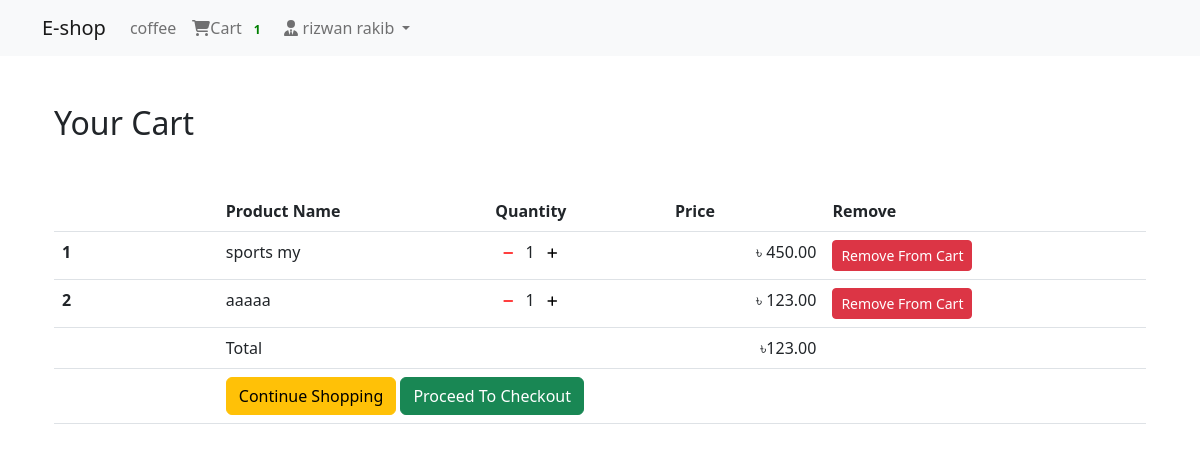
/shop/cart/ (signed in), run on the app's committed database.
### login_app/models.py (models this page shows, shortened)
class User(AbstractBaseUser, PermissionsMixin):
    email = models.EmailField(unique=True, null=False)
    is_staff = models.BooleanField(
        gettext_lazy('staff status'),  #
        default=False,
        help_text=gettext_lazy('desegnet whether the user can login this site')  # )
    )
    is_active = models.BooleanField(
        gettext_lazy('active'),  #
        default=True,
        help_text=gettext_lazy(
            'desegnation wheather this user should be terated as active.unselect this instead of deleting accounts')
    )
    USERNAME_FIELD = 'email'
    objects = MyUserManager()

class Profile(models.Model):
    user = models.OneToOneField(User, on_delete=models.CASCADE, related_name='profile')
    """hwre we have created one to one model relationship with User & Profile"""
    username = models.CharField(max_length=264, blank=True)
    full_name = models.CharField(max_length=264, blank=True)
    address_1 = models.TextField(max_length=300, blank=True)
    city = models.CharField(max_length=50, blank=True)
    zipcode = models.CharField(max_length=10, blank=True)
    country = models.CharField(max_length=50, blank=True)
    phone = models.CharField(max_length=50, blank=True)
    date_joined = models.DateTimeField(auto_now=True)

### order_app/models.py (models this page shows, shortened)
class Order(models.Model):
    orderitems = models.ManyToManyField(Cart)
    user = models.ForeignKey(settings.AUTH_USER_MODEL, on_delete=models.CASCADE)
    ordered = models.BooleanField(default=False)
    created = models.DateTimeField(auto_now_add=True)
    paymentId = models.CharField(max_length=264, blank=True, null=True)
    orderId = models.CharField(max_length=200, blank=True, null=True)
    def get_totals(self):
        total = 0
        for order_item in self.orderitems.all():
            total += float(order_item.get_total())
            return total

class Cart(models.Model):
    user = models.ForeignKey(settings.AUTH_USER_MODEL, on_delete=models.CASCADE, related_name='cart')
    item = models.ForeignKey(Product, on_delete=models.CASCADE)
    quantity = models.IntegerField(default=1)
    purchased = models.BooleanField(default=False)
    created = models.DateTimeField(auto_now_add=True)
    updated = models.DateTimeField(auto_now=True)
    def get_total(self):
        total = self.item.price * self.quantity
        float_total = format(total, '0.2f')
        return float_total

### shop_app/models.py (models this page shows, shortened)
class Product(models.Model):
    mainimage = models.ImageField(upload_to='products/')
    name = models.CharField(max_length=264)
    category = models.ForeignKey(Category, on_delete=models.CASCADE, related_name='Category')
    preview_text = models.TextField(max_length=200, verbose_name='Preview Text')
    detail_text = models.TextField(max_length=1000, verbose_name='Description')
    price = models.FloatField()
    old_price = models.FloatField(default=0.00)
    created = models.DateTimeField(auto_now_add=True)
    class Meta:
        ordering = ['-created', ]

### order_app/views.py (the view)
# urls.py: path('cart/', views.cart_view, name="cart"),
@login_required()
def cart_view(request):
    carts = Cart.objects.filter(user=request.user, purchased=False)
    orders = Order.objects.filter(user=request.user, ordered=False)
    if carts.exists() and orders.exists():
        order = orders[0]
        return render(request, 'order_app/cart.html', context={'carts': carts, 'order': order})
    else:
        messages.warning(request, "You don't have any item in your cart ")
        return redirect("Shop_App:home")

### order_app/templatetags/cart_tag.py (called while the page is built)
@register.filter
def cart_total(user):
    order = Order.objects.filter(user=user, ordered=False)
    if order.exists():
        return order[0].orderitems.count()
    else:
        return 0

### templates/order_app/cart.html (shortened to what this page needs)
{% extends 'base.html' %}
{% block body_block %}
    <div class="container my-5">
        <div class="my-5">
            <h2>Your Cart</h2>
        </div>
        <table class="table table-hover">
            <thead>
            <tr>
                <th scope="col" width="15%"></th>
                <th scope="col">Product Name</th>
                <th scope="col">Quantity</th>
                <th scope="col" align="right">Price</th>
                <th scope="col">Remove</th>
            </tr>
            </thead>
            <tbody>
            {% for cart in carts %}
                <tr>
                    <th scope="row">{{ forloop.counter }}</th>
                    <td>{{ cart.item.name }}</td>
                    <td>
                        <a class="mr-2" href="{% url 'Order_App:decrease' pk=cart.item.pk %}"><span class="badge badge-light" style="color: red"><i
                                class="fas fa-minus"></i></span></a>
                        {{ cart.quantity }}
                        <a class="mr-2" href="{% url 'Order_App:increase' pk=cart.item.pk %}"><span class="badge badge-light" style="color: black"><i
                                class="fas fa-plus"></i></span></a>
                    </td>
                    <td align="right"> &#2547; {{ cart.get_total }}</td>
                    <td><a href="{% url 'Order_App:remove' pk=cart.item.pk %}" class="btn btn-danger btn-sm">Remove From
                        Cart</a></td>
                </tr>
            {% endfor %}
            <tr>
                <th scope="row"></th>
                <td colspan="2">Total</td>
                <td align="right"> &#2547;{{ order.get_totals|floatformat:2 }} </td>
                <td></td>
            </tr>
            <tr >
                <th scope="row"></th>
                <td colspan="4" class="text-right" >
                    <a class="btn btn-warning mr-4"  href="{% url 'Shop_App:home' %}">Continue Shopping</a>
                    <a class="btn btn-success mr-4"  href="{% url 'Payment_App:checkout' %}">Proceed To Checkout</a>
                </td>
            </tr>
            </tbody>
        </table>
    </div>
{% endblock %}

### templates/navbar.html (shortened to what this page needs)
{% load cart_tag %}
<nav class="navbar navbar-expand-lg navbar-light bg-light">
    <div class="container">
        <a class="navbar-brand" href="{% url 'Shop_App:home' %}">E-shop</a>
        <div
                class="collapse navbar-collapse  "
                id="navbarSupportedContent"
        >
            <ul class="navbar-nav ml-auto">
                {% if request.user.is_authenticated %}
                    <li class="nav-item"><a class="nav-link" href="#">coffee</a></li>
                    <li class="nav-item">
                        <a class="nav-link" href="{% url 'Order_App:cart' %}">
                            <i class="fa fa-shopping-cart"></i>Cart
                            <span class="badge badge-light" style="color: green">{{ request.user | cart_total }}</span>
                        </a>
                    </li>
                    <li class="nav-item dropdown">
                        <a class="nav-link dropdown-toggle" href="#" id="navbarDropdown" role="button"
                           data-toggle="dropdown" aria-haspopup="true" aria-expanded="false">
                            <i class="fas fa-user-tie"></i>
                            {{ request.user.profile.username }}
                        </a>
                    </li>
                {% else %}
                    <li class="nav-item">
                        <a href="{% url 'Login_App:login' %}" class="btn btn-primary">Login</a>
                    </li>
                {% endif %}
            </ul>
        </div>
    </div>
</nav>

### data on the page
User: user|cart_total "1", user.profile.username "rizwan rakib"
Cart: item.name "sports my", quantity "1", get_total "450.00"
Cart: item.name "aaaaa", quantity "1", get_total "123.00"
Order: get_totals "123.00"
